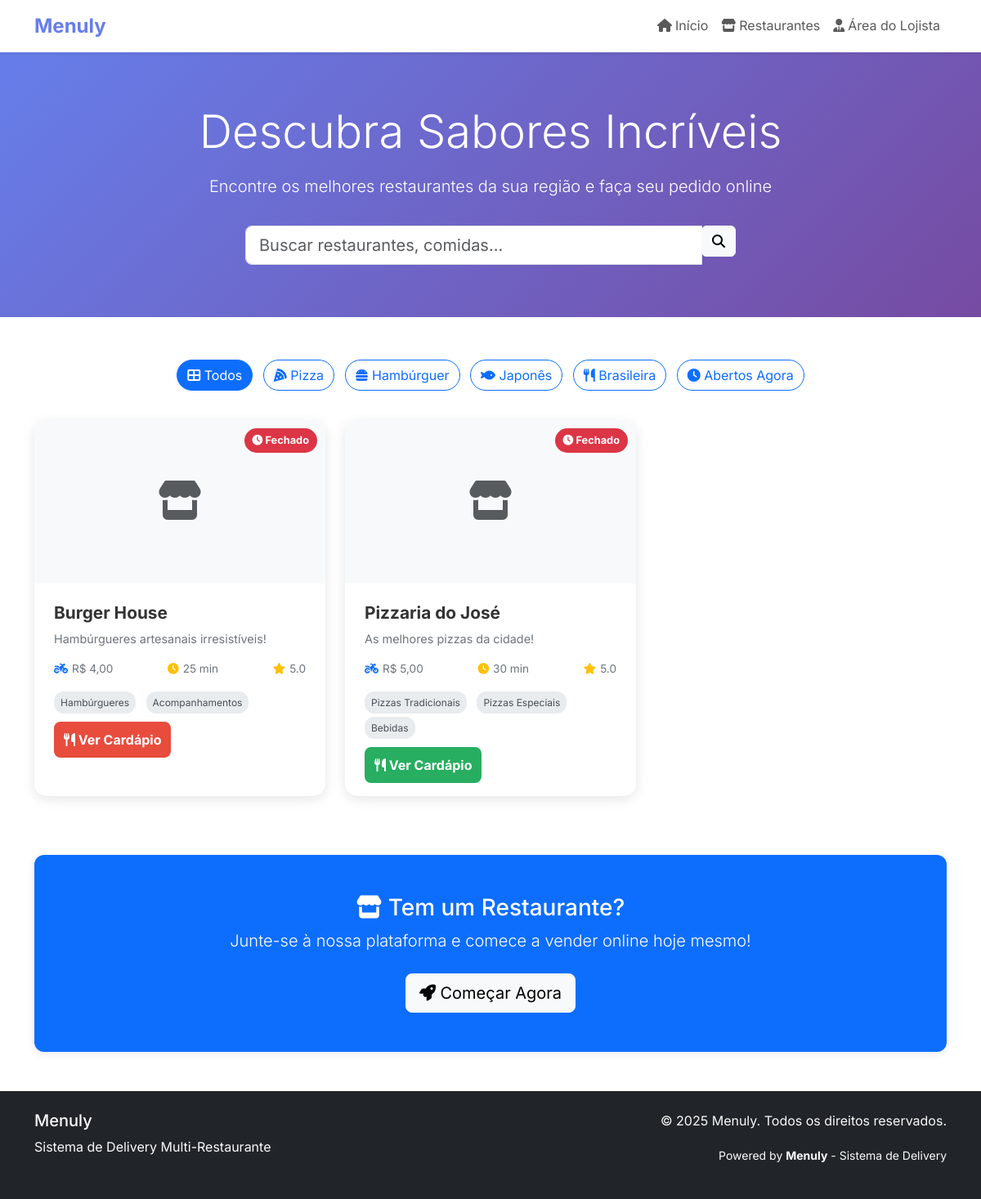
/restaurantes/, run on an earlier commit of the app's database.
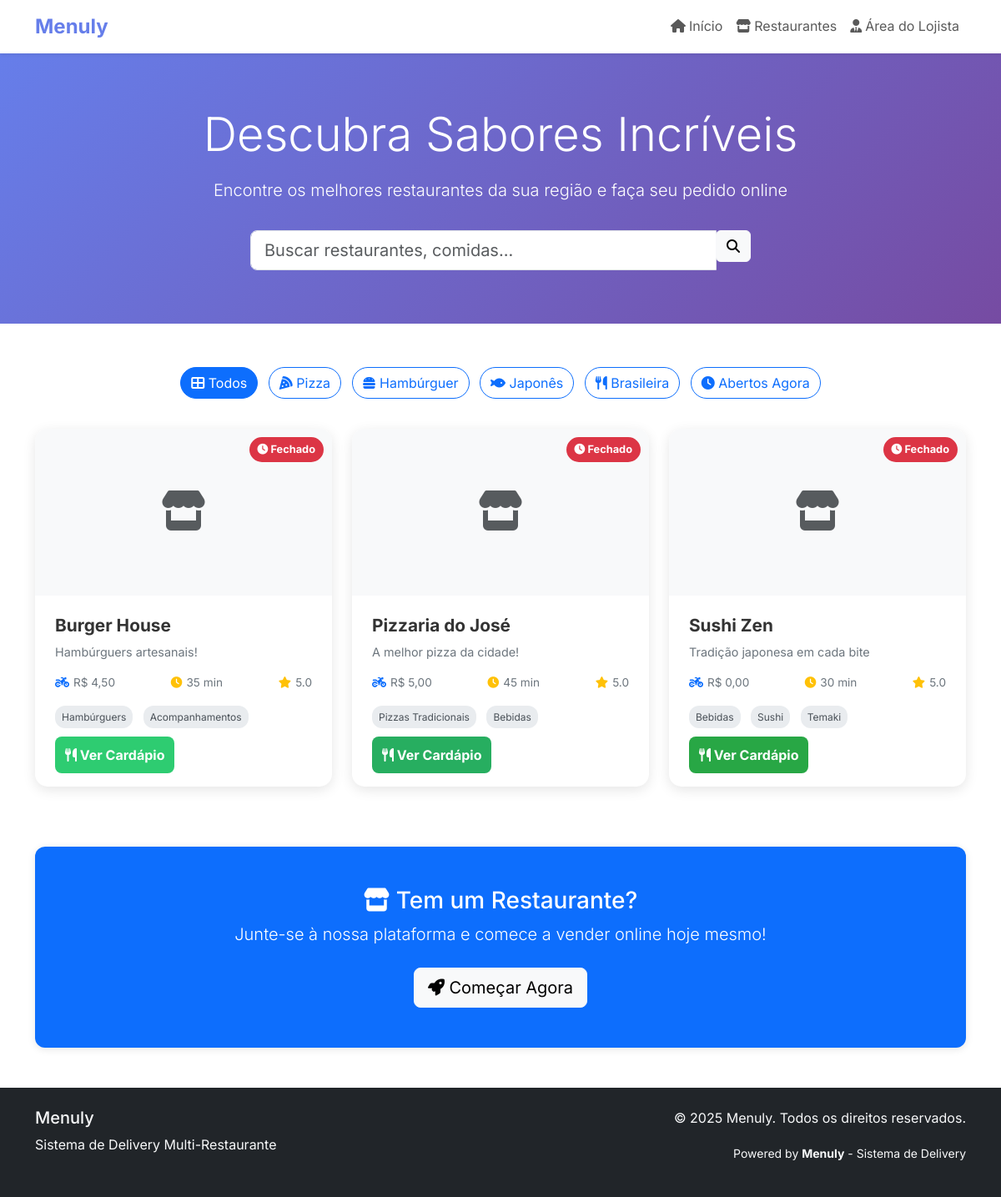
And on a later commit of the database.
### apps/restaurantes/models.py (models this page shows, shortened)
class Restaurante(models.Model):
    lojista = models.ForeignKey(Lojista, on_delete=models.CASCADE, related_name='restaurantes', verbose_name='Lojista')
    administradores = models.ManyToManyField(
        settings.AUTH_USER_MODEL,
        through='RestauranteAdministrador',
        through_fields=('restaurante', 'usuario'),  # Especifica quais campos usar
        related_name='restaurantes_gerenciados',
        blank=True,
        verbose_name='Administradores'
    )
    nome = models.CharField(max_length=200, verbose_name='Nome do Restaurante')
    slug = models.SlugField(max_length=200, unique=True, verbose_name='URL Personalizada')
    cnpj = models.CharField(max_length=18, blank=True, verbose_name='CNPJ')
    email = models.EmailField(verbose_name='Email')
    telefone = models.CharField(max_length=20, verbose_name='Telefone')
    whatsapp = models.CharField(max_length=20, blank=True, verbose_name='WhatsApp')
    endereco_rua = models.CharField(max_length=200, verbose_name='Rua')
    endereco_numero = models.CharField(max_length=20, verbose_name='Número')
    endereco_complemento = models.CharField(max_length=100, blank=True, verbose_name='Complemento')
    endereco_bairro = models.CharField(max_length=100, verbose_name='Bairro')
    endereco_cidade = models.CharField(max_length=100, verbose_name='Cidade')
    endereco_estado = models.CharField(max_length=2, verbose_name='Estado')
    endereco_cep = models.CharField(max_length=9, verbose_name='CEP')
    cor_primaria = models.CharField(max_length=7, default='#667eea', verbose_name='Cor Primária')
    cor_secundaria = models.CharField(max_length=7, default='#764ba2', verbose_name='Cor Secundária')
    cor_fundo = models.CharField(max_length=7, default='#ffffff', verbose_name='Cor de Fundo')
    cor_texto = models.CharField(max_length=7, default='#333333', verbose_name='Cor do Texto')
    cor_botoes = models.CharField(max_length=7, default='#28a745', verbose_name='Cor dos Botões')
    logo = models.ImageField(upload_to='restaurantes/logos/', blank=True, verbose_name='Logo')
    logo_thumbnail = ImageSpecField(source='logo', processors=[ResizeToFill(200, 200)], format='PNG')
    banner = models.ImageField(upload_to='restaurantes/banners/', blank=True, verbose_name='Banner Principal')
    banner_small = ImageSpecField(source='banner', processors=[ResizeToFill(800, 400)], format='JPEG')
    favicon = models.ImageField(upload_to='restaurantes/favicons/', blank=True, verbose_name='Favicon')
    slogan = models.CharField(max_length=200, blank=True, verbose_name='Slogan')
    mensagem_boas_vindas = models.TextField(blank=True, verbose_name='Mensagem de Boas-vindas')
    sobre_nos = models.TextField(blank=True, verbose_name='Sobre Nós')
    taxa_entrega = models.DecimalField(max_digits=6, decimal_places=2, default=0, verbose_name='Taxa de Entrega')
    tempo_estimado_entrega = models.IntegerField(default=30, verbose_name='Tempo Estimado (min)')
    raio_entrega_km = models.DecimalField(max_digits=5, decimal_places=2, default=5, verbose_name='Raio de Entrega (km)')
    aceita_pedidos = models.BooleanField(default=True, verbose_name='Aceita Pedidos')
    pedido_minimo = models.DecimalField(max_digits=8, decimal_places=2, default=0, verbose_name='Pedido Mínimo')
    funciona_segunda = models.BooleanField(default=True, verbose_name='Funciona Segunda')
    horario_segunda_abertura = models.TimeField(null=True, blank=True, verbose_name='Abertura Segunda')
    horario_segunda_fechamento = models.TimeField(null=True, blank=True, verbose_name='Fechamento Segunda')
    funciona_terca = models.BooleanField(default=True, verbose_name='Funciona Terça')
    horario_terca_abertura = models.TimeField(null=True, blank=True, verbose_name='Abertura Terça')
    horario_terca_fechamento = models.TimeField(null=True, blank=True, verbose_name='Fechamento Terça')
    funciona_quarta = models.BooleanField(default=True, verbose_name='Funciona Quarta')
    horario_quarta_abertura = models.TimeField(null=True, blank=True, verbose_name='Abertura Quarta')
    horario_quarta_fechamento = models.TimeField(null=True, blank=True, verbose_name='Fechamento Quarta')
    funciona_quinta = models.BooleanField(default=True, verbose_name='Funciona Quinta')
    horario_quinta_abertura = models.TimeField(null=True, blank=True, verbose_name='Abertura Quinta')
    horario_quinta_fechamento = models.TimeField(null=True, blank=True, verbose_name='Fechamento Quinta')
    funciona_sexta = models.BooleanField(default=True, verbose_name='Funciona Sexta')
    horario_sexta_abertura = models.TimeField(null=True, blank=True, verbose_name='Abertura Sexta')
    horario_sexta_fechamento = models.TimeField(null=True, blank=True, verbose_name='Fechamento Sexta')
    funciona_sabado = models.BooleanField(default=True, verbose_name='Funciona Sábado')
    horario_sabado_abertura = models.TimeField(null=True, blank=True, verbose_name='Abertura Sábado')
    horario_sabado_fechamento = models.TimeField(null=True, blank=True, verbose_name='Fechamento Sábado')
    funciona_domingo = models.BooleanField(default=False, verbose_name='Funciona Domingo')
    horario_domingo_abertura = models.TimeField(null=True, blank=True, verbose_name='Abertura Domingo')
    horario_domingo_fechamento = models.TimeField(null=True, blank=True, verbose_name='Fechamento Domingo')
    ativo = models.BooleanField(default=True, verbose_name='Ativo')
    aprovado = models.BooleanField(default=False, verbose_name='Aprovado')
    destaque = models.BooleanField(default=False, verbose_name='Em Destaque')
    criado_em = models.DateTimeField(auto_now_add=True, verbose_name='Criado em')
    atualizado_em = models.DateTimeField(auto_now=True, verbose_name='Atualizado em')
    class Meta:
        verbose_name = 'Restaurante'
        verbose_name_plural = 'Restaurantes'
        ordering = ['nome']

class Categoria(models.Model):
    restaurante = models.ForeignKey(Restaurante, on_delete=models.CASCADE, related_name='categorias', verbose_name='Restaurante')
    nome = models.CharField(max_length=100, verbose_name='Nome da Categoria')
    descricao = models.TextField(blank=True, verbose_name='Descrição')
    imagem = models.ImageField(upload_to='categorias/', blank=True, verbose_name='Imagem')
    ordem = models.IntegerField(default=0, verbose_name='Ordem de Exibição')
    ativo = models.BooleanField(default=True, verbose_name='Ativo')
    criado_em = models.DateTimeField(auto_now_add=True, verbose_name='Criado em')
    class Meta:
        verbose_name = 'Categoria'
        verbose_name_plural = 'Categorias'
        ordering = ['ordem', 'nome']
        unique_together = ['restaurante', 'nome']

### apps/core/views.py (the view)
# urls.py: path('restaurantes/', views.lista_restaurantes, name='lista_restaurantes'),
def lista_restaurantes(request):
    restaurantes = Restaurante.objects.filter(
        ativo=True,
        lojista__ativo=True
    ).select_related('lojista').order_by('nome')
    context = {
        'page_title': 'Todos os Restaurantes - Menuly',
        'meta_description': 'Explore todos os restaurantes disponíveis na plataforma.',
        'restaurantes': restaurantes,
    }
    return render(request, 'core/lista_restaurantes.html', context)

### templates/core/lista_restaurantes.html (shortened to what this page needs)
{% extends 'base.html' %}
{% load static %}
{% block content %}
<div class="hero-section">
    <div class="container">
        <div class="row">
            <div class="col-12 text-center">
                <h1 class="display-4 mb-3">Descubra Sabores Incríveis</h1>
                <p class="lead mb-4">Encontre os melhores restaurantes da sua região e faça seu pedido online</p>
                <div class="search-bar">
                    <div class="input-group input-group-lg">
                        <input type="text" class="form-control" placeholder="Buscar restaurantes, comidas..." id="searchInput">
                        <div class="input-group-append">
                            <button class="btn btn-light" type="button">
                                <i class="fas fa-search"></i>
                            </button>
                        </div>
                    </div>
                </div>
            </div>
        </div>
    </div>
</div>
<div class="container">
    <div class="filter-buttons text-center">
        <button class="btn btn-outline-primary filter-btn active" data-filter="all">
            <i class="fas fa-th-large"></i> Todos
        </button>
        <button class="btn btn-outline-primary filter-btn" data-filter="pizza">
            <i class="fas fa-pizza-slice"></i> Pizza
        </button>
        <button class="btn btn-outline-primary filter-btn" data-filter="hamburger">
            <i class="fas fa-hamburger"></i> Hambúrguer
        </button>
        <button class="btn btn-outline-primary filter-btn" data-filter="japanese">
            <i class="fas fa-fish"></i> Japonês
        </button>
        <button class="btn btn-outline-primary filter-btn" data-filter="brazilian">
            <i class="fas fa-utensils"></i> Brasileira
        </button>
        <button class="btn btn-outline-primary filter-btn" data-filter="open">
            <i class="fas fa-clock"></i> Abertos Agora
        </button>
    </div>
    {% if restaurantes %}
    <div class="row" id="restaurantList">
        {% for restaurante in restaurantes %}
        <div class="col-lg-4 col-md-6 mb-4 restaurant-item"
             data-categories="{% for categoria in restaurante.categorias.all %}{{ categoria.nome|lower }} {% endfor %}"
             data-status="{% if restaurante.aberto_agora %}open{% else %}closed{% endif %}">
            <div class="card restaurant-card h-100">
                <div class="position-relative">
                    {% if restaurante.imagem_capa %}
                    <img src="{{ restaurante.imagem_capa.url }}" alt="{{ restaurante.nome }}" class="restaurant-image">
                    {% else %}
                    <div class="restaurant-image d-flex align-items-center justify-content-center bg-light">
                        <i class="fas fa-store fa-3x text-muted"></i>
                    </div>
                    {% endif %}
                    <span class="restaurant-status {% if restaurante.aberto_agora %}status-open{% else %}status-closed{% endif %}">
                        {% if restaurante.aberto_agora %}
                            <i class="fas fa-clock"></i> Aberto
                        {% else %}
                            <i class="fas fa-clock"></i> Fechado
                        {% endif %}
                    </span>
                </div>
                <div class="restaurant-info">
                    <h5 class="restaurant-name">{{ restaurante.nome }}</h5>
                    <p class="restaurant-description">
                        {{ restaurante.slogan|default:"Comida deliciosa para você!" }}
                    </p>
                    <div class="restaurant-meta">
                        <div class="delivery-info">
                            <i class="fas fa-motorcycle text-primary"></i>
                            <span>R$ {{ restaurante.taxa_entrega|floatformat:2 }}</span>
                        </div>
                        <div class="delivery-info">
                            <i class="fas fa-clock text-warning"></i>
                            <span>{{ restaurante.tempo_estimado_entrega }} min</span>
                        </div>
                        <div class="delivery-info">
                            <i class="fas fa-star text-warning"></i>
                            <span>{{ restaurante.avaliacao_media|default:"5.0" }}</span>
                        </div>
                    </div>
                    <div class="restaurant-tags">
                        {% for categoria in restaurante.categorias.all|slice:":3" %}
                        <span class="tag">{{ categoria.nome }}</span>
                        {% endfor %}
                    </div>
                    <a href="/{{ restaurante.slug }}/" class="visit-button"
                       style="background-color: {{ restaurante.cor_botoes|default:'#007bff' }}; color: white;">
                        <i class="fas fa-utensils"></i> Ver Cardápio
                    </a>
                </div>
            </div>
        </div>
        {% endfor %}
    </div>
    {% endif %}
    <div class="row mt-5 mb-5">
        <div class="col-12">
            <div class="card bg-primary text-white">
                <div class="card-body text-center py-5">
                    <h3><i class="fas fa-store"></i> Tem um Restaurante?</h3>
                    <p class="lead mb-4">Junte-se à nossa plataforma e comece a vender online hoje mesmo!</p>
                    <a href="/lojista/" class="btn btn-light btn-lg">
                        <i class="fas fa-rocket"></i> Começar Agora
                    </a>
                </div>
            </div>
        </div>
    </div>
</div>
{% endblock %}

What changed in the data, as far as the page shows it:
removed Categoria: nome "Hambúrgueres", shown under Restaurante "Burger House"
removed Categoria: nome "Pizzas Especiais", shown under Restaurante "Pizzaria do José"
changed Restaurante "Burger House": slogan "Hambúrgueres artesanais irresistíveis!" → "Hambúrguers artesanais!"; taxa_entrega "4,00" → "4,50"; tempo_estimado_entrega "25" → "35"; cor_botoes "#e74c3c" → "#2ecc71" (drawn)
added Categoria: nome "Hambúrguers", shown under Restaurante "Burger House"
changed Restaurante "Pizzaria do José": slogan "As melhores pizzas da cidade!" → "A melhor pizza da cidade!"; tempo_estimado_entrega "30" → "45"
added Restaurante: nome "Sushi Zen", slogan "Tradição japonesa em cada bite", taxa_entrega "0,00", tempo_estimado_entrega "30", avaliacao_media "5.0"
added Categoria: nome "Bebidas", shown under "Sushi Zen"
added Categoria: nome "Sushi", shown under "Sushi Zen"
added Categoria: nome "Temaki", shown under "Sushi Zen"
